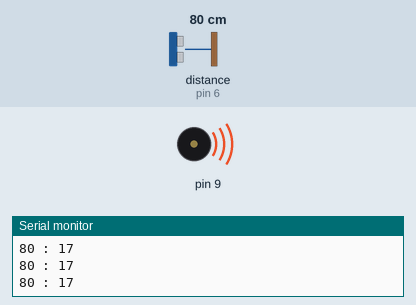
Simulated run of this sketch. Board: Arduino Uno, built with avr-gcc and run on an emulated ATmega328P. Parts: buzzer (waves = sounding), the last lines printed to the serial monitor. Wiring (inferred from the names in the program): ultrasonic range finder: trigger pin 7; echo pin 6. The test bench sets the inputs (shaded band); at power-on: distance to the obstacle (sensor on pin 6) 80 cm. The echo pulse lasts 58.3 µs per cm.

Above: at 1.2 s.
1.3 s: distance to the obstacle (sensor on pin 6) set to 215 cm
At 1.8 s:
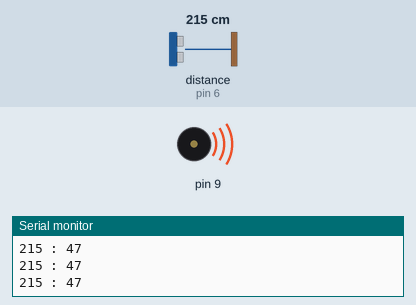
2.8 s: distance to the obstacle (sensor on pin 6) set to 223 cm
At 3.2 s:
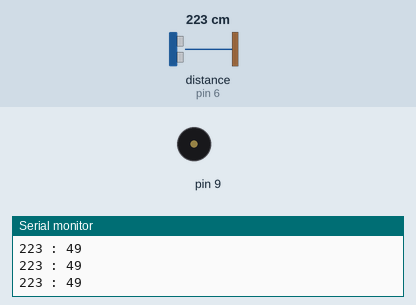
4.3 s: distance to the obstacle (sensor on pin 6) set to 35 cm
At 5.3 s:
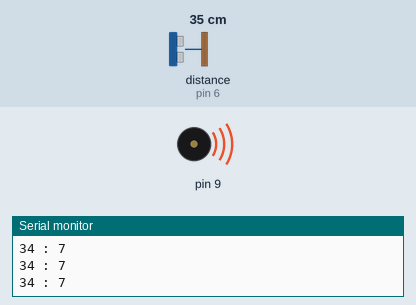
5.8 s: distance to the obstacle (sensor on pin 6) set to 250 cm
At 7.1 s:
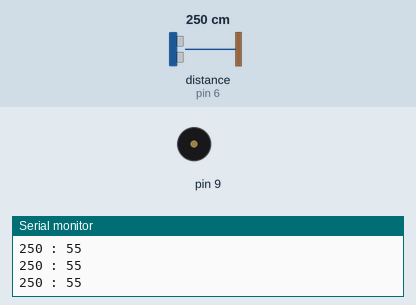
Timing chart, 0 to 8.3 s (numbered marks = the images above; inputs shaded):
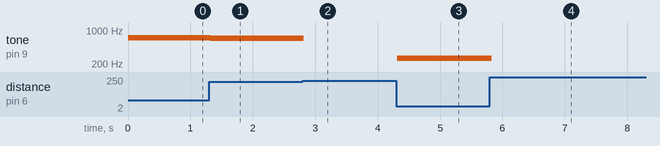

Measured:
- the behaviour switches between 218 and 219 cm on distance to the obstacle (sensor on pin 6) (found by bisection; images 1 and 2)
- after the input at 1.3 s, tone on pin 9: 698 Hz → 673 Hz at once
- after the input at 2.8 s, tone on pin 9: 673 Hz → silent at once
- after the input at 4.3 s, tone on pin 9: silent → 262 Hz at once
- after the input at 5.8 s, tone on pin 9: 262 Hz → silent at once

The sketch:

gs_3_SonarMusic.ino
```cpp
#include "pitches.h"


int value;

const int pingPin = 7;


int melody[] = {
 NOTE_C3, NOTE_D3, NOTE_E3, NOTE_F3, NOTE_G3, NOTE_A3, NOTE_B3,
 NOTE_C4, NOTE_D4, NOTE_E4, NOTE_F4, NOTE_G4, NOTE_A4, NOTE_B4,
 NOTE_C5, NOTE_D5, NOTE_E5, NOTE_F5, NOTE_G5, NOTE_A5, NOTE_B5,
};

void setup()
{
        Serial.begin(9600);
        pinMode(7, OUTPUT); //Trigger  tx
  pinMode(6, INPUT);  //Echo     rx
}


void loop()
{

        long duration, inches, cm;

        digitalWrite(7, HIGH);
        delayMicroseconds(10);
        digitalWrite(7, LOW);
        cm =pulseIn(6,HIGH)/58;
        //받아진 펄스입력은 해당되는 값의 범위로 바꾸어줌.
        Serial.print(cm);
        Serial.print(" : ");
        cm = map(cm,0,100,0,22);
        Serial.println(cm);
        tone(9, melody[cm], 100);// pin, frequency, duration

        delay(10);
}
```

pitches.h
```cpp
/*************************************************
 * Public Constants
 *************************************************/

#define NOTE_B0  31
#define NOTE_C1  33
#define NOTE_CS1 35
#define NOTE_D1  37
#define NOTE_DS1 39
#define NOTE_E1  41
#define NOTE_F1  44
#define NOTE_FS1 46
#define NOTE_G1  49
#define NOTE_GS1 52
#define NOTE_A1  55
#define NOTE_AS1 58
#define NOTE_B1  62
#define NOTE_C2  65
#define NOTE_CS2 69
#define NOTE_D2  73
#define NOTE_DS2 78
#define NOTE_E2  82
#define NOTE_F2  87
#define NOTE_FS2 93
#define NOTE_G2  98
#define NOTE_GS2 104
#define NOTE_A2  110
#define NOTE_AS2 117
#define NOTE_B2  123
#define NOTE_C3  131
#define NOTE_CS3 139
#define NOTE_D3  147
#define NOTE_DS3 156
#define NOTE_E3  165
#define NOTE_F3  175
#define NOTE_FS3 185
#define NOTE_G3  196
#define NOTE_GS3 208
#define NOTE_A3  220
#define NOTE_AS3 233
#define NOTE_B3  247
#define NOTE_C4  262
#define NOTE_CS4 277
#define NOTE_D4  294
#define NOTE_DS4 311
#define NOTE_E4  330
#define NOTE_F4  349
#define NOTE_FS4 370
#define NOTE_G4  392
#define NOTE_GS4 415
#define NOTE_A4  440
#define NOTE_AS4 466
#define NOTE_B4  494
#define NOTE_C5  523
#define NOTE_CS5 554
#define NOTE_D5  587
#define NOTE_DS5 622
#define NOTE_E5  659
#define NOTE_F5  698
#define NOTE_FS5 740
#define NOTE_G5  784
#define NOTE_GS5 831
#define NOTE_A5  880
#define NOTE_AS5 932
#define NOTE_B5  988
#define NOTE_C6  1047
#define NOTE_CS6 1109
#define NOTE_D6  1175
#define NOTE_DS6 1245
#define NOTE_E6  1319
#define NOTE_F6  1397
#define NOTE_FS6 1480
#define NOTE_G6  1568
#define NOTE_GS6 1661
#define NOTE_A6  1760
#define NOTE_AS6 1865
#define NOTE_B6  1976
#define NOTE_C7  2093
#define NOTE_CS7 2217
#define NOTE_D7  2349
#define NOTE_DS7 2489
#define NOTE_E7  2637
#define NOTE_F7  2794
#define NOTE_FS7 2960
#define NOTE_G7  3136
#define NOTE_GS7 3322
#define NOTE_A7  3520
#define NOTE_AS7 3729
#define NOTE_B7  3951
#define NOTE_C8  4186
#define NOTE_CS8 4435
#define NOTE_D8  4699
#define NOTE_DS8 4978
```
